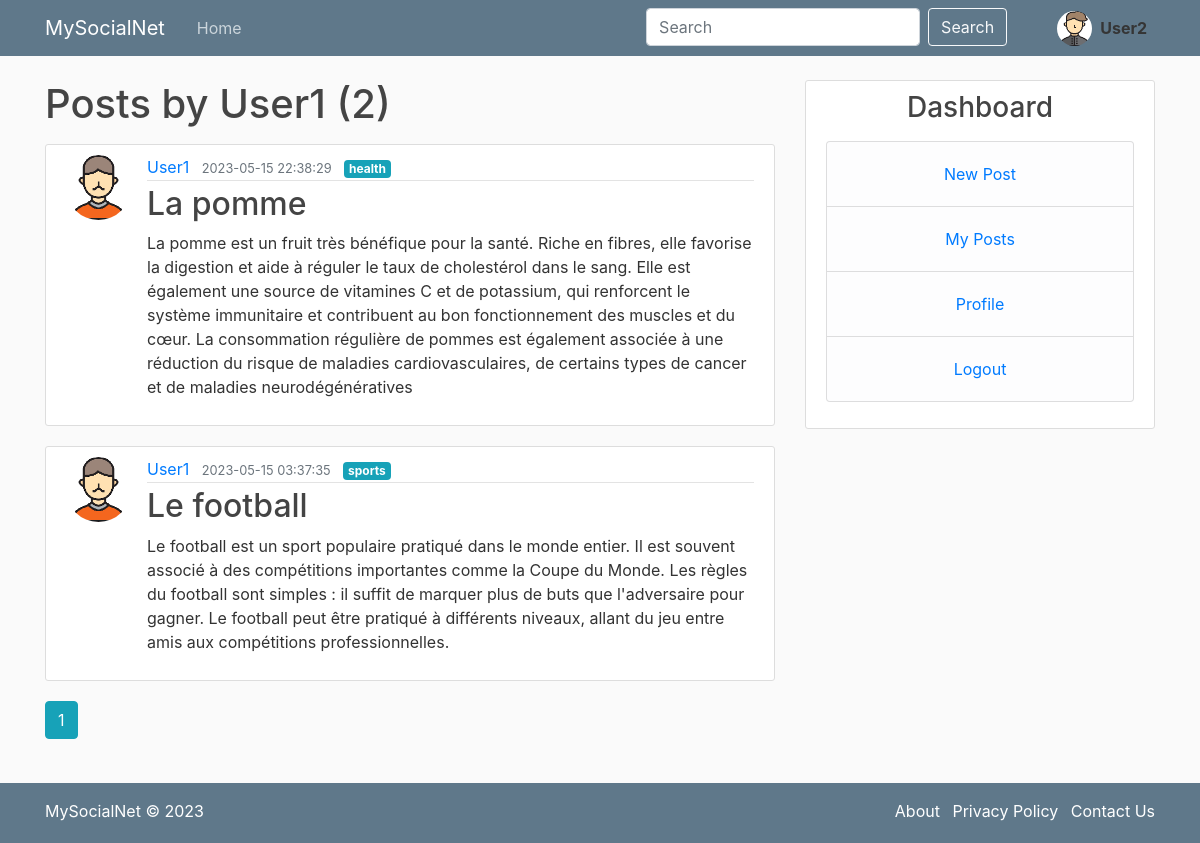
The page /user/User1 (signed in) on the database its author committed.
### social_media/models.py (models this page shows, shortened)
class User(db.Model, UserMixin):
    id = db.Column(db.Integer, primary_key=True)
    username = db.Column(db.String(20), unique=True, nullable=False)
    email = db.Column(db.String(120), unique=True, nullable=False)
    image_file = db.Column(db.String(20), nullable=False, default='default.jpg')
    password = db.Column(db.String(60), nullable=False)
    posts = db.relationship('Post', backref='author', lazy=True)
    history = db.Column(db.JSON)
    future = db.Column(db.String(300))

class Post(db.Model):
    id = db.Column(db.Integer, primary_key=True)
    title = db.Column(db.String(100), nullable=False)
    date_posted = db.Column(db.DateTime, nullable=False, default=datetime.utcnow)
    content = db.Column(db.Text, nullable=False)
    category = db.Column(db.String(20), nullable=False)
    user_id = db.Column(db.Integer, db.ForeignKey('user.id'), nullable=False)

### social_media/routes.py (the view)
@app.route("/user/<string:username>")
def user_posts(username):
    page = request.args.get('page', 1, type=int)
    user = User.query.filter_by(username=username).first_or_404()
    posts = Post.query.filter_by(author=user)\
        .order_by(Post.date_posted.desc())\
        .paginate(page=page, per_page=5)
    return render_template('user_posts.html', posts=posts, user=user)

### social_media/models.py (called while the page is built)
@login_manager.user_loader
def load_user(user_id):
    return User.query.get(int(user_id))

### social_media/templates/user_posts.html
{% extends "layout.html" %}
{% block content %}
    <h1 class="mb-3">Posts by {{ user.username }} ({{ posts.total }})</h1>
    {% for post in posts.items %}
        <article class="media content-section">
          <img class="rounded-circle article-img" src="{{ url_for('static', filename='profile_pics/' + post.author.image_file) }}">
          <div class="media-body">
            <div class="article-metadata">
              <a class="mr-2" href="{{ url_for('user_posts', username=post.author.username) }}">{{ post.author.username }}</a>
              <small class="text-muted">{{ post.date_posted.strftime('%Y-%m-%d %H:%M:%S') }}</small>
              <span class="badge badge-info ml-2">{{ post.category }}</span>
            </div>
            <h2><a class="article-title" href="{{ url_for('post', post_id=post.id) }}">{{ post.title }}</a></h2>
            <p class="article-content">{{ post.content }}</p>
          </div>
        </article>
    {% endfor %}
    <div id = "pagination">
    {% for page_num in posts.iter_pages(left_edge=1, right_edge=1, left_current=1, right_current=2) %}
      {% if page_num %}
        {% if posts.page == page_num %}
          <a class="btn btn-info mb-4" href="{{ url_for('user_posts', username=user.username, page=page_num) }}">{{ page_num }}</a>
        {% else %}
          <a class="btn btn-outline-info mb-4" href="{{ url_for('user_posts', username=user.username, page=page_num) }}">{{ page_num }}</a>
        {% endif %}
      {% else %}
        ...
      {% endif %}
    {% endfor %}
  </div>
{% endblock content %}

### social_media/templates/layout.html (shortened to what this page needs)
<!DOCTYPE html>
<html>
<head>
    <link rel="stylesheet" href="https://maxcdn.bootstrapcdn.com/bootstrap/4.0.0/css/bootstrap.min.css">
    <link rel="stylesheet" type="text/css" href="{{ url_for('static', filename='main.css') }}">
</head>
<body>
    <header class="site-header">
      <nav class="navbar navbar-expand-md navbar-dark bg-steel fixed-top">
        <div class="container">
          <a class="navbar-brand mr-4" href="/">MySocialNet</a>
          <div class="collapse navbar-collapse" id="navbarToggle">
            <div class="navbar-nav mr-auto">
              <a class="nav-item nav-link" href="{{ url_for('home') }}">Home</a>
            </div>
            <div class="navbar-nav">
              {% if current_user.is_authenticated %}
                <div id="search-bar">
                <form class="form-inline ml-auto" action="{{ url_for('search') }}" method="POST">
                <input class="form-control mr-sm-2" type="search" placeholder="Search" aria-label="Search" name="q" list="search-options" required>
                <button class="btn btn-outline-light my-2 my-sm-0" type="submit">Search</button>
                </form>
                </div>
                <img class="rounded-circle" src="{{ url_for('static', filename='profile_pics/' + current_user.image_file) }}" id = "pro-img">
                <a class="nav-item nav-link" href="{{ url_for('account') }}" style="color: rgb(53, 53, 53);"><b>{{current_user.username}}</b></a>
              {% else %}
                <a class="nav-item nav-link" href="{{ url_for('login') }}">Login</a>
                <a class="nav-item nav-link" href="{{ url_for('register') }}">Register</a>
              {% endif %}
            </div>
          </div>
        </div>
      </nav>
    </header>
    <main role="main" class="container">
      <div class="row">
        <div class="col-md-8">
          {% block content %}{% endblock %}
        </div>
        {% if current_user.is_authenticated %}
        <div class="col-md-4">
          <div class="content-section">
            <h3 style="text-align:center;">Dashboard</h3>
            <p class='text-muted'>
              <ul class="list-group" style="text-align:center;">
                <li class="list-group-item list-group-item-light"><a class="nav-item nav-link" href="{{ url_for('new_post') }}">New Post</a></li>
                <li class="list-group-item list-group-item-light"><a class="nav-item nav-link" href="{{ url_for('user_posts', username=current_user.username) }}">My Posts</a></li>
                <li class="list-group-item list-group-item-light"><a class="nav-item nav-link" href="{{ url_for('account') }}">Profile</a></li>
                <li class="list-group-item list-group-item-light"><a class="nav-item nav-link" href="{{ url_for('logout') }}">Logout</a></li>
              </ul>
            </p>
          </div>
        </div>
        {% endif %}
      </div>
    </main>
    <footer class="bg-steel text-white py-3">
      <div class="container">
        <div class="row">
          <div class="col-md-6">
            <p class="mb-0">MySocialNet &copy; 2023</p>
          </div>
          <div class="col-md-6">
            <ul class="list-inline mb-0 float-md-right">
              <li class="list-inline-item"><a class="text-white" href="{{ url_for('about') }}">About</a></li>
              <li class="list-inline-item"><a class="text-white" href="#">Privacy Policy</a></li>
              <li class="list-inline-item"><a class="text-white" href="https://www.facebook.com/">Contact Us</a></li>
            </ul>
          </div>
        </div>
      </div>
    </footer>
</body>
</html>

### social_media/static/main.css (style rules this page uses)
body { background: #fafafa; color: #333333; margin-top: 5rem; }
h1, h2, h3, h4, h5, h6 { color: #444444; }
.bg-steel { background-color: #5f788a; }
.site-header .navbar-nav .nav-link { color: #cbd5db; }
.content-section { background: #ffffff; padding: 10px 20px; border: 1px solid #dddddd; border-radius: 3px; margin-bottom: 20px; }
.article-title { color: #444444; }
.article-content { white-space: pre-line; }
.article-img { height: 65px; width: 65px; margin-right: 16px; }
.article-metadata { padding-bottom: 1px; margin-bottom: 4px; border-bottom: 1px solid #e3e3e3 }
#search-bar { margin-right: 50px; }
footer { position: fixed; bottom: 0; width: 100%; height: 60px; background-color: #333; color: #fff; }
#pagination { margin-bottom: 80px; }
#pro-img { height: 35px; width: 35px; margin-top: 3px; }

### rows shown on the page
User: image_file (picture), username "User2"
User: username "User1"
Post: image_file (picture), author.username "User1", date_posted "2023-05-15 22:38:29", category "health", title "La pomme", content "La pomme est un fruit très bénéfique pour la santé. Riche en fibres, elle favorise la digestion et aide à réguler le taux de cholestérol dans le sang. Elle est également une source de vitamines C et de potassium, qui renforcent le système immunitaire et contribuent au bon fonctionnement des muscles et du cœur. La consommation régulière de pommes est également associée à une réduction du risque de maladies cardiovasculaires, de certains types de cancer et de maladies neurodégénératives"
Post: image_file (picture), author.username "User1", date_posted "2023-05-15 03:37:35", category "sports", title "Le football", content "Le football est un sport populaire pratiqué dans le monde entier. Il est souvent associé à des compétitions importantes comme la Coupe du Monde. Les règles du football sont simples : il suffit de marquer plus de buts que l'adversaire pour gagner. Le football peut être pratiqué à différents niveaux, allant du jeu entre amis aux compétitions professionnelles."

### other values the page prints
{{ posts.total }} "2"
{{ page_num }} "1"
